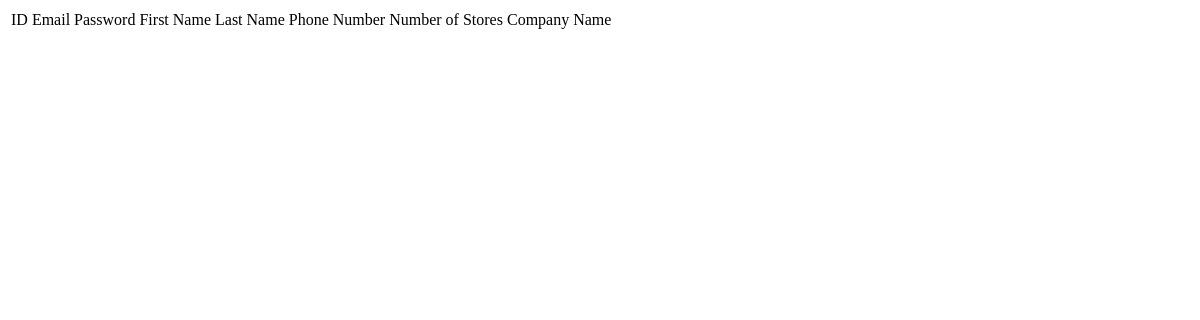
Before: /currentDraft/storelevelview.php with the older database file.
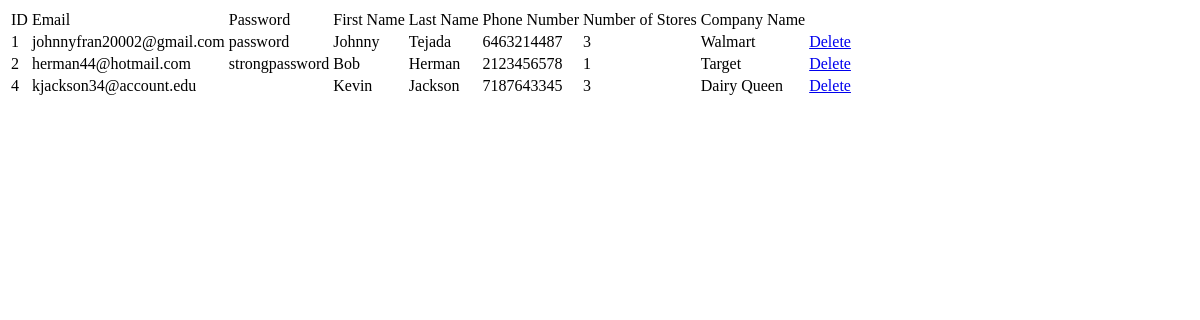
After: the same page with the newer database file.
### tables this page shows
CREATE TABLE `storelevel_signup` (
  `ID` int(11) NOT NULL,
  `email` varchar(50) NOT NULL,
  `password` varchar(50) NOT NULL,
  `first_name` varchar(50) NOT NULL,
  `last_name` varchar(50) NOT NULL,
  `phone_number` double NOT NULL,
  `number_of_stores` int(11) NOT NULL,
  `company_name` varchar(50) NOT NULL
);

### currentDraft/storelevelview.php (the view, shortened to what this page needs)
<?php
include_once ('config.php');
  $query = "select * from storelevel_signup";
  $result = mysqli_query($conn,$query);
?>
<!DOCTYPE html>
<html lang="eng">
<head>
</head>
<body>
  <div class="container">
    <div class="row">
      <div class="col m-auto">
        <div class="card mt-5">
          <table class="table table-bordered">
            <tr>
              <td> ID </td>
              <td> Email </td>
              <td> Password </td>
              <td> First Name </td>
              <td> Last Name </td>
              <td> Phone Number </td>
              <td> Number of Stores </td>
              <td> Company Name </td>
            </tr>
            <?php
              while($row=mysqli_fetch_assoc($result))
              {
                $ID = $row['ID'];
                $Email = $row['email'];
                $Password = $row['password'];
                $FirstName = $row['first_name'];
                $LastName = $row['last_name'];
                $PhoneNumber = $row['phone_number'];
                $NumberofStores = $row['number_of_stores'];
                $CompanyName = $row['company_name'];
            ?>
              <tr>
                <td><?php echo $ID ?></td>
                <td><?php echo $Email ?></td>
                <td><?php echo $Password ?></td>
                <td><?php echo $FirstName ?></td>
                <td><?php echo $LastName ?></td>
                <td><?php echo $PhoneNumber ?></td>
                <td><?php echo $NumberofStores ?></td>
                <td><?php echo $CompanyName ?></td>
                <td><a href ="storeleveldelete.php?Del=<?php echo $ID ?>">Delete</a></td>
              </tr>
            <?php
              }
            ?>
          </table>
        </div>
      </div>
    </div>
  </div>
</body>
</html>

Changed rows visible on the page:
added storelevel_signup: ID "1", email "johnnyfran20002@gmail.com", password "password", first_name "Johnny", last_name "Tejada", phone_number "6463214487", number_of_stores "3", company_name "Walmart"
added storelevel_signup: ID "2", email "herman44@hotmail.com", password "strongpassword", first_name "Bob", last_name "Herman", phone_number "2123456578", number_of_stores "1", company_name "Target"
added storelevel_signup: ID "4", email "kjackson34@account.edu", first_name "Kevin", last_name "Jackson", phone_number "7187643345", number_of_stores "3", company_name "Dairy Queen"
